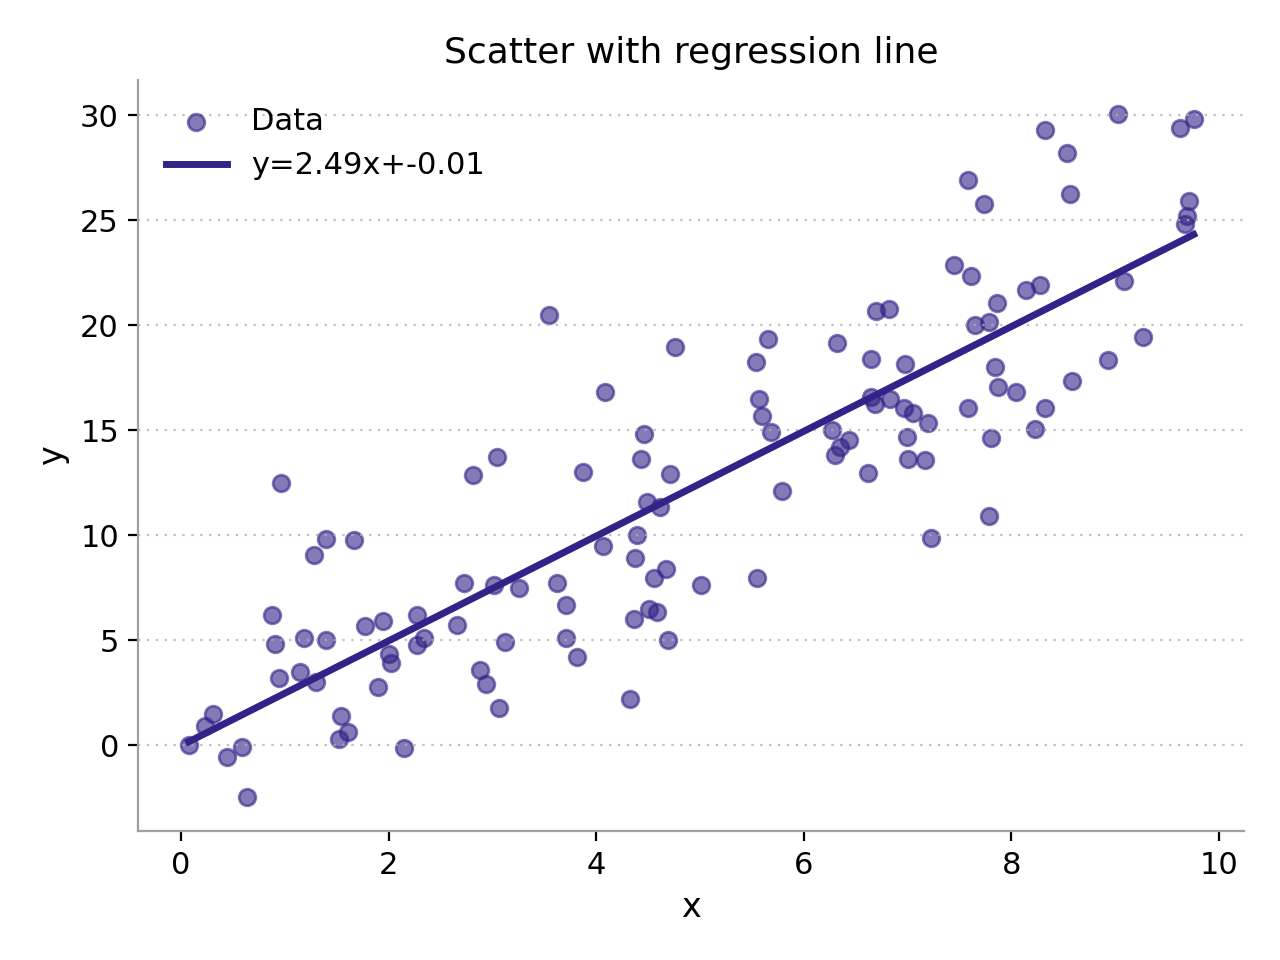

Write Python code to recreate this figure.
"""Scatter plot with regression line."""

import matplotlib.pyplot as plt
import numpy as np

from python_plot_template import apply_template, save_plot, set_labels


def main() -> None:
    rng = np.random.default_rng(42)
    apply_template(palette="muted", font_size=12)

    x = rng.uniform(0, 10, size=120)
    y = 2.5 * x + rng.normal(0, 4, size=x.shape)

    slope, intercept = np.polyfit(x, y, 1)
    line_x = np.linspace(x.min(), x.max(), 100)
    line_y = slope * line_x + intercept

    fig, ax = plt.subplots()
    ax.scatter(x, y, alpha=0.6, label="Data")
    ax.plot(
        line_x,
        line_y,
        color="#332288",
        linewidth=2.5,
        label=f"y={slope:.2f}x+{intercept:.2f}",
    )

    set_labels("Scatter with regression line", "x", "y", ax=ax)
    ax.legend(loc="best")

    save_plot("examples/scatter_regression.png", dpi=200, fig=fig)
    plt.show()


if __name__ == "__main__":
    main()
